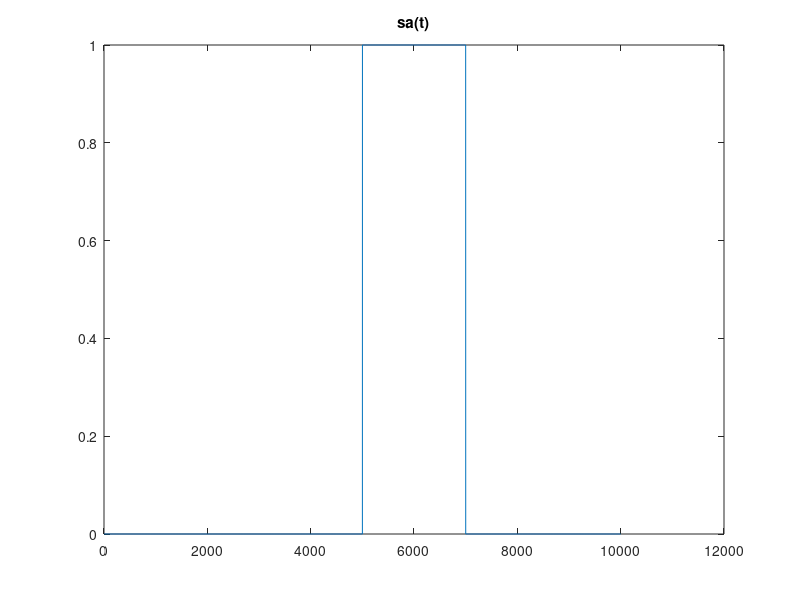

Recreate this plot in MATLAB.
%t=0:0.001:10*pi;
%y=1+sin(t)+sin(2*t)+sin(3*t)+sin(4*t)+sin(5*t)+sin(6*t);
%plot(y);

t=-5:0.001:5;
y=sin(t);
g1=[(t>0)&(t<2)];
plot(g1);
title('sa(t)');
%grid on;
